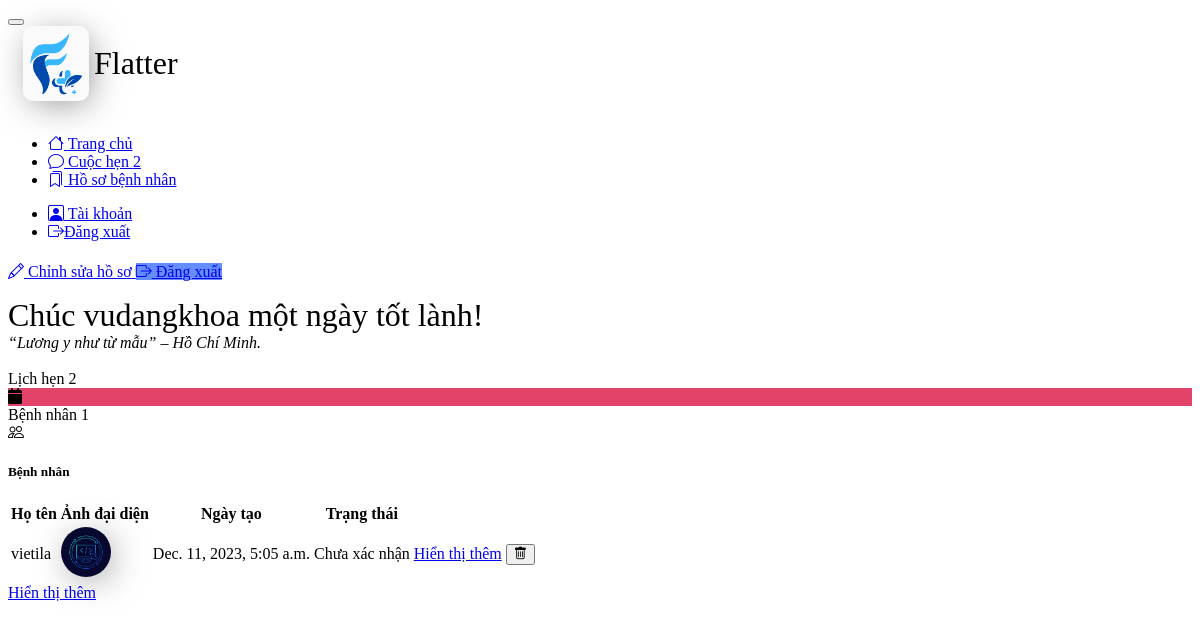
Screenshot of /doctormain (signed in) with the database file from the repository.
### Main_App/models.py (models this page shows, shortened)
class Patient(models.Model):
    user=models.OneToOneField(User,on_delete=models.CASCADE, default=None)
    profile_pic= models.ImageField(upload_to='profile_pic/',null=True,blank=True)
    mobile = models.CharField(max_length=20,default=None, null=True)
    status= models.BooleanField(default=False)
    created_on = models.DateTimeField(auto_now_add=True)
    desc = models.TextField(max_length=500,default=None,blank=True)
    class Meta:
        ordering = ['-created_on']
    def __str__(self):
        return self.user.username

### Main_App/views.py (the view)
# urls.py: path('doctormain',views.doctormain,name="doctormain"),
def doctormain(request):
    dict={
        'numpatient':models.Patient.objects.all().count(),
        'patient':models.Patient.objects.all(),
        'event':models.Event.objects.all().count(),
    }
    if is_doctor(request.user):
        pass
    else:
        return redirect("/")
    return render(request,'doctor/doctorpanel.html',context=dict)

### Main_App/views.py (called while the page is built)
def is_doctor(user):
    return user.groups.filter(name='DOCTOR').exists()

### template/doctor/doctorpanel.html (shortened to what this page needs)
{% extends 'doctor/doctorbase.html' %}
{% block content %}
{%load static%}
<div class="container-fluid">
    <div class="card shadow border-0">
        <div class="card-body">
            <div style="font-size: 2rem;">Chúc {{request.user}} một ngày tốt lành!</div>
            <div class="brief"> <i>“Lương y như từ mẫu” – Hồ Chí Minh.
                </i> </div>
        </div>
    </div>
    <br>
    <div class="row g-6 mb-6">
        <div class="col-xl-6 col-sm-6 col-12">
            <div class="card shadow border-0">
                <div class="card-body">
                    <div class="row">
                        <div class="col">
                            <span class="h6 font-semibold text-muted text-sm d-block mb-2">Lịch hẹn</span>
                            <span class="h3 font-bold mb-0">{{event}}</span>
                        </div>
                        <div class="col-auto">
                            <div class="icon icon-shape bg-tertiary text-white text-lg rounded-circle"
                                style="background:#e34269 !important ">
                                <i class="fa-solid fa-calendar"></i>
                            </div>
                        </div>
                    </div>
                </div>
            </div>
        </div>
        <div class="col-xl-6 col-sm-6 col-12">
            <div class="card shadow border-0">
                <div class="card-body">
                    <div class="row">
                        <div class="col">
                            <span class="h6 font-semibold text-muted text-sm d-block mb-2">Bệnh nhân</span>
                            <span class="h3 font-bold mb-0">{{numpatient}}</span>
                        </div>
                        <div class="col-auto">
                            <div class="icon icon-shape bg-primary text-white text-lg rounded-circle">
                                <i class="bi bi-people"></i>
                            </div>
                        </div>
                    </div>
                </div>
            </div>
        </div>
    </div>
    <div class="card shadow border-0 mb-7">
        <div class="card-header">
            <h5 class="mb-0">Bệnh nhân</h5>
        </div>
        <div class="table-responsive">
            <table class="table table-hover table-nowrap">
                <thead class="thead-light">
                    <tr>
                        <th scope="col">Họ tên</th>
                        <th scope="col">Ảnh đại diện </th>
                        <th scope="col">Ngày tạo</th>
                        <th scope="col">Trạng thái</th>
                        <th></th>
                    </tr>
                </thead>
                <tbody>
                    {% for t in patient %}
                    <tr>
                        <td>{{t}}</td>
                        <td>
                            <img style="background: #fafafa;
    box-shadow: 4px 6px 36px -6px rgba(1, 1, 1, 0.5);
    margin: auto;
    border-radius: 50%;
    height: 50px;
    object-fit: cover;
    margin: auto;" width="50" height="50" alt="..." src="/images/{{ t.profile_pic }}">
                        </td>
                        <td>
                            {{t.created_on}}
                        </td>
                        <td>
                            <a id="status" class="text-heading font-semibold">
                            </a>
                        </td>
                        <td class="text-end">
                            <a href="#" class="btn btn-sm btn-neutral">Hiển thị thêm</a>
                            <button type="button" class="btn btn-sm btn-square btn-neutral text-danger-hover">
                                <i class="bi bi-trash"></i>
                            </button>
                        </td>
                    </tr>
                    {% endfor %}
                </tbody>
            </table>
        </div>
        <div class="card-footer border-0 py-5">
            <a href="doctorpatient" class="text-muted text-sm">Hiển thị thêm</a>
        </div>
    </div>
</div>
{% endblock content%}

### rows the page displays
Patient: user.username "vietila", profile_pic (picture), created_on "Dec. 11, 2023, 5:05 a.m."

### other values shown
{{ event }} "2"
{{ request.user }} "vudangkhoa"
{{ numpatient }} "1"
